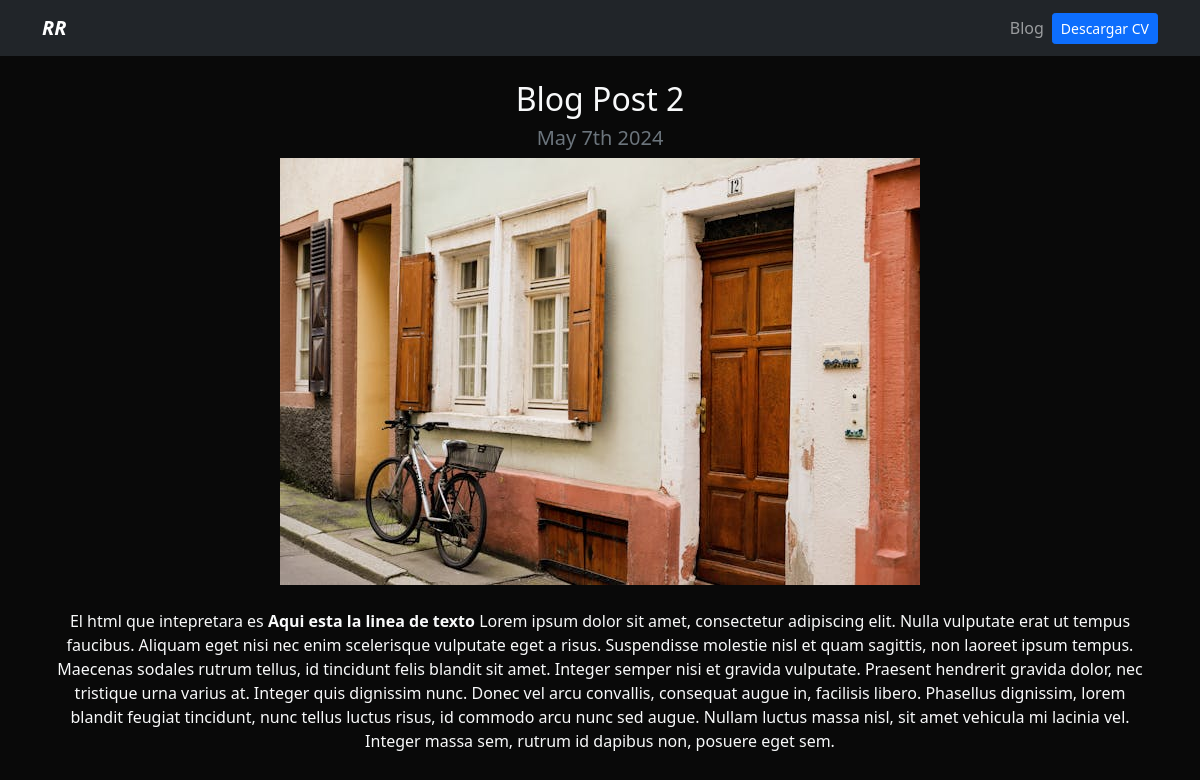
The app's page /blog/2, older data.
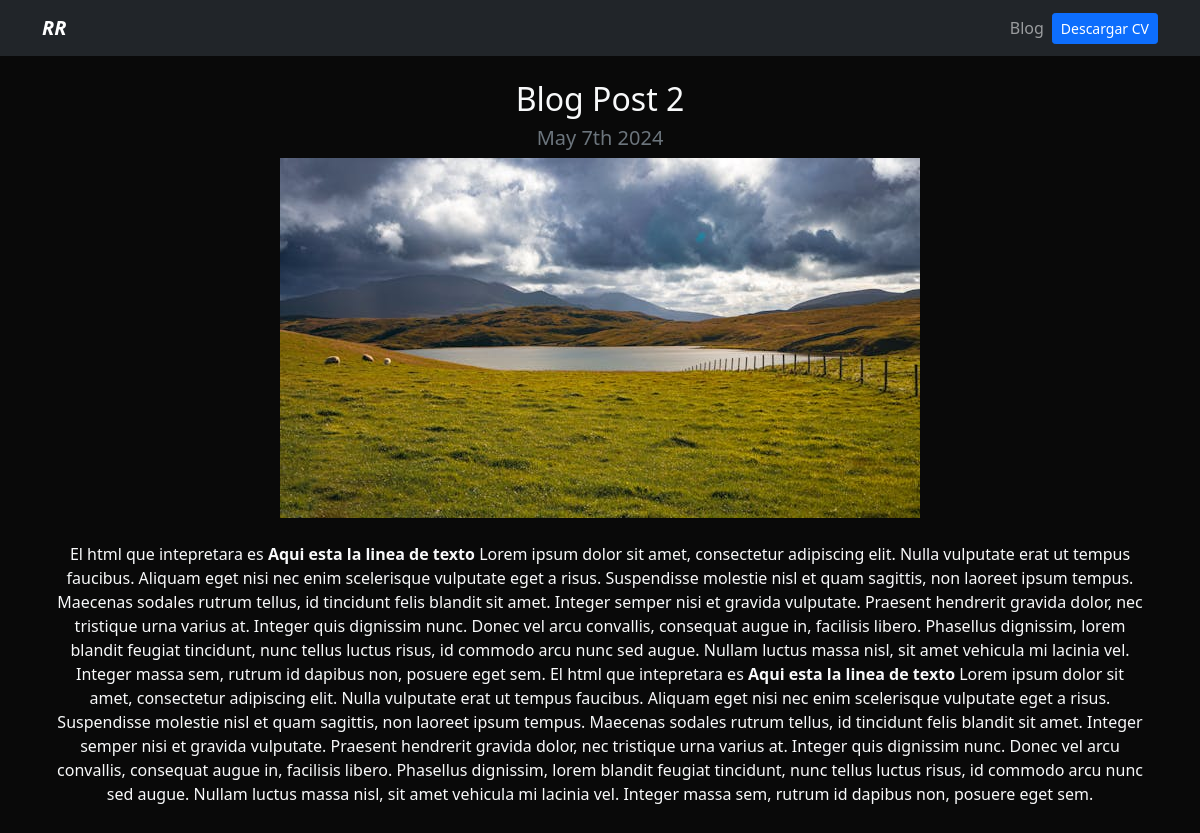
The same page, newer data.
### blog/models.py (models this page shows)
class Post(models.Model):
    titulo = models.CharField(max_length=100)
    descipcion = models.TextField()
    imagen = models.ImageField( upload_to='blog/images')
    date = models.DateField(datetime.date.today)

### blog/views.py (the view)
# urls.py: path('<int:post_id>', post_detail, name= 'post_detail')
def post_detail(request, post_id):
    post = get_object_or_404(Post, pk = post_id )
    return render(request, 'post_detail.html', {'post':post})

### blog/templates/post_detail.html (shortened to what this page needs)
{% extends "layout.html" %}
{% block content %}
<div class="text-center">
    <h2> {{post.titulo}} </h2>
    <h3 class='my-2 h5 text-muted'> {{post.date|date:'F jS Y'}} </h3>
    <img class='img-fluid' src='{{post.imagen.url}}' alt='{{post.titulo}}'>
    <div class='my-4'>
        <p> {{post.descipcion | safe}} </p>
    </div>
</div>
{% endblock  %}

Row changes from the older to the newer data that the page shows:
changed Post "Blog Post 2": imagen: a different picture; descipcion "…non, posuere eget sem." → "…non, posuere eget sem. El html que intepretara es Aqui esta la linea de texto Lorem ipsum dolor sit amet, consectetur adipiscing elit. Nulla vulputate erat ut tempus faucibus. Aliquam eget nisi nec enim scelerisque vulputate eget a risus. Suspendisse molestie nisl et quam sagittis, non laoreet ipsum tempus. Maecenas sodales rutrum tellus, id tincidunt felis blandit sit amet. Integer semper nisi et gravida vulputate. Praesent hendrerit gravida dolor, nec tristique urna varius at. Integer quis dignissim nunc. Donec vel arcu convallis, consequat augue in, facilisis libero. Phasellus dignissim, lorem blandit feugiat tincidunt, nunc tellus luctus risus, id commodo arcu nunc sed augue. Nullam…"
